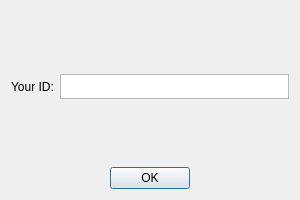
<?xml version="1.0" encoding="UTF-8"?>
<ui version="4.0">
 <class>reg_success</class>
 <widget class="QDialog" name="reg_success">
  <property name="geometry">
   <rect>
    <x>0</x>
    <y>0</y>
    <width>300</width>
    <height>200</height>
   </rect>
  </property>
  <property name="minimumSize">
   <size>
    <width>300</width>
    <height>200</height>
   </size>
  </property>
  <property name="maximumSize">
   <size>
    <width>300</width>
    <height>200</height>
   </size>
  </property>
  <property name="windowTitle">
   <string>Register Success</string>
  </property>
  <layout class="QVBoxLayout" name="verticalLayout_2">
   <item>
    <layout class="QVBoxLayout" name="verticalLayout">
     <item>
      <layout class="QHBoxLayout" name="horizontalLayout_5">
       <item>
        <spacer name="verticalSpacer">
         <property name="orientation">
          <enum>Qt::Vertical</enum>
         </property>
         <property name="sizeHint" stdset="0">
          <size>
           <width>20</width>
           <height>40</height>
          </size>
         </property>
        </spacer>
       </item>
      </layout>
     </item>
     <item>
      <layout class="QHBoxLayout" name="horizontalLayout_4">
       <item>
        <widget class="QLabel" name="label">
         <property name="text">
          <string>Your ID:</string>
         </property>
        </widget>
       </item>
       <item>
        <widget class="QTextBrowser" name="ID">
         <property name="minimumSize">
          <size>
           <width>0</width>
           <height>25</height>
          </size>
         </property>
         <property name="maximumSize">
          <size>
           <width>16777215</width>
           <height>25</height>
          </size>
         </property>
        </widget>
       </item>
      </layout>
     </item>
     <item>
      <layout class="QHBoxLayout" name="horizontalLayout_2">
       <item>
        <spacer name="verticalSpacer_2">
         <property name="orientation">
          <enum>Qt::Vertical</enum>
         </property>
         <property name="sizeHint" stdset="0">
          <size>
           <width>20</width>
           <height>40</height>
          </size>
         </property>
        </spacer>
       </item>
      </layout>
     </item>
     <item>
      <layout class="QHBoxLayout" name="horizontalLayout">
       <item>
        <spacer name="horizontalSpacer_2">
         <property name="orientation">
          <enum>Qt::Horizontal</enum>
         </property>
         <property name="sizeHint" stdset="0">
          <size>
           <width>40</width>
           <height>20</height>
          </size>
         </property>
        </spacer>
       </item>
       <item>
        <widget class="QPushButton" name="ok">
         <property name="text">
          <string>OK</string>
         </property>
        </widget>
       </item>
       <item>
        <spacer name="horizontalSpacer">
         <property name="orientation">
          <enum>Qt::Horizontal</enum>
         </property>
         <property name="sizeHint" stdset="0">
          <size>
           <width>40</width>
           <height>20</height>
          </size>
         </property>
        </spacer>
       </item>
      </layout>
     </item>
    </layout>
   </item>
  </layout>
 </widget>
 <resources/>
 <connections/>
</ui>
